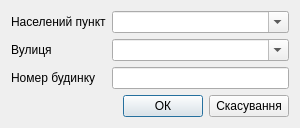
<?xml version="1.0" encoding="UTF-8"?>
<ui version="4.0">
 <class>AddressSelector</class>
 <widget class="QDialog" name="AddressSelector">
  <property name="geometry">
   <rect>
    <x>0</x>
    <y>0</y>
    <width>300</width>
    <height>123</height>
   </rect>
  </property>
  <property name="windowTitle">
   <string>Вибір адреси</string>
  </property>
  <layout class="QVBoxLayout" name="verticalLayout">
   <item>
    <layout class="QFormLayout" name="formLayout">
     <property name="formAlignment">
      <set>Qt::AlignLeading|Qt::AlignLeft|Qt::AlignVCenter</set>
     </property>
     <item row="0" column="1">
      <widget class="QComboBox" name="cmbLoc">
       <property name="editable">
        <bool>true</bool>
       </property>
      </widget>
     </item>
     <item row="1" column="0">
      <widget class="QLabel" name="lStreet">
       <property name="text">
        <string>Вулиця</string>
       </property>
      </widget>
     </item>
     <item row="1" column="1">
      <widget class="QComboBox" name="cmbStreet">
       <property name="editable">
        <bool>true</bool>
       </property>
      </widget>
     </item>
     <item row="2" column="0">
      <widget class="QLabel" name="lHseNum">
       <property name="text">
        <string>Номер будинку</string>
       </property>
      </widget>
     </item>
     <item row="2" column="1">
      <widget class="QLineEdit" name="leHseNum"/>
     </item>
     <item row="0" column="0">
      <widget class="QLabel" name="lLoc">
       <property name="text">
        <string>Населений пункт</string>
       </property>
      </widget>
     </item>
    </layout>
   </item>
   <item>
    <layout class="QHBoxLayout" name="horizontalLayout">
     <item>
      <widget class="QLabel" name="lCurrentAddress">
       <property name="text">
        <string/>
       </property>
      </widget>
     </item>
     <item>
      <spacer name="horizontalSpacer">
       <property name="orientation">
        <enum>Qt::Horizontal</enum>
       </property>
       <property name="sizeHint" stdset="0">
        <size>
         <width>40</width>
         <height>20</height>
        </size>
       </property>
      </spacer>
     </item>
     <item>
      <widget class="QPushButton" name="pbOK">
       <property name="text">
        <string>ОК</string>
       </property>
       <property name="default">
        <bool>true</bool>
       </property>
      </widget>
     </item>
     <item>
      <widget class="QPushButton" name="pbCancel">
       <property name="text">
        <string>Скасування</string>
       </property>
      </widget>
     </item>
    </layout>
   </item>
  </layout>
 </widget>
 <resources/>
 <connections/>
</ui>
